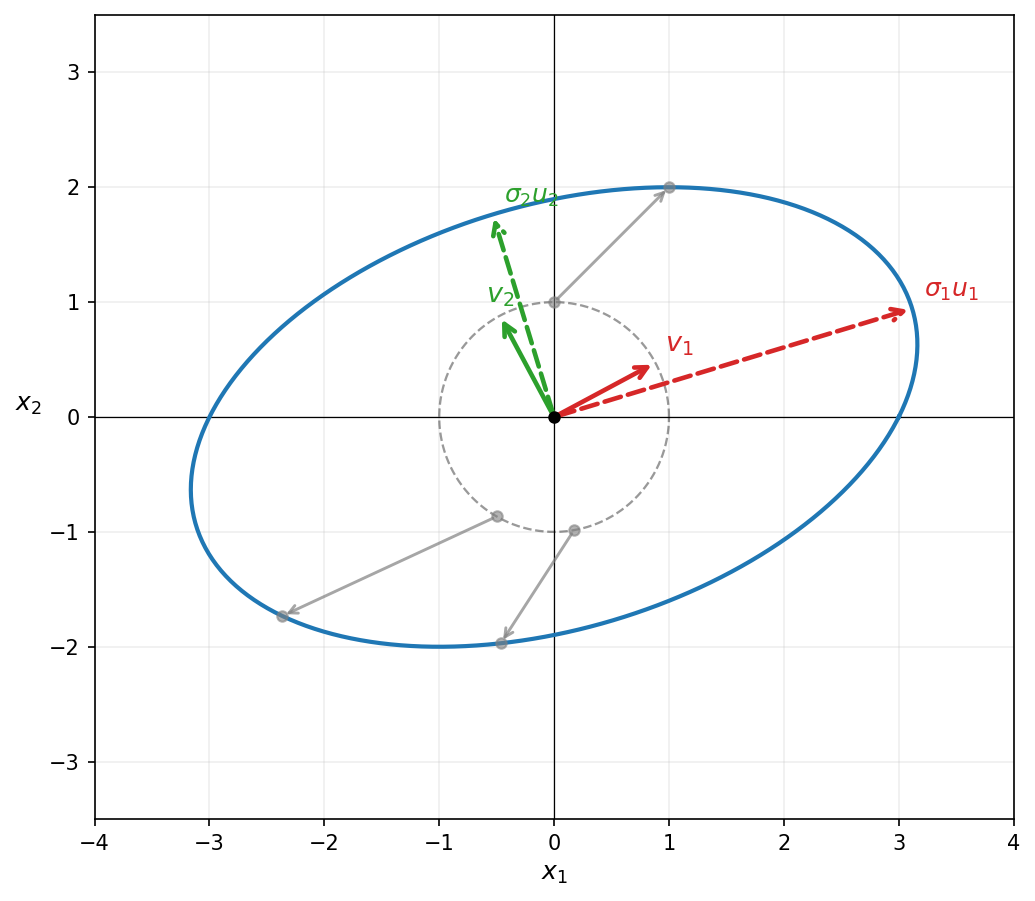

Reproduce this figure in Python.
"""
fig09: SVD geometry — unit circle mapped to ellipse.
A = [[3,1],[0,2]]: non-symmetric, so input directions v_i and output u_i differ.
Shows: unit circle, ellipse, right singular vectors v1/v2, left singular vectors u1/u2.
"""
import numpy as np
import matplotlib.pyplot as plt

A = np.array([[3., 1.],
              [0., 2.]])

U, s, Vt = np.linalg.svd(A)
V = Vt.T   # columns are right singular vectors

fig, ax = plt.subplots(figsize=(7, 6.5))
ax.set_xlim(-4, 4); ax.set_ylim(-3.5, 3.5)
ax.set_aspect('equal')
ax.axhline(0, color='k', lw=0.6); ax.axvline(0, color='k', lw=0.6)
ax.grid(True, alpha=0.2)
ax.set_xlabel('$x_1$', fontsize=12)
ax.set_ylabel('$x_2$', fontsize=12, rotation=0, labelpad=10)
ax.plot(0, 0, 'ko', ms=5, zorder=5)

# unit circle and ellipse
th = np.linspace(0, 2*np.pi, 400)
circle  = np.vstack([np.cos(th), np.sin(th)])
ellipse = A @ circle
ax.plot(circle[0],  circle[1],  'k--', lw=1.1, alpha=0.4)
ax.plot(ellipse[0], ellipse[1], color='#1f77b4', lw=2.0)

# right singular vectors v_i (on unit circle)
for i, (col, vs, ls) in enumerate(zip(['#d62728','#2ca02c'],
                                       [V[:,0], V[:,1]],
                                       ['-', '-'])):
    ax.annotate('', xy=vs, xytext=(0,0),
                arrowprops=dict(arrowstyle='->', color=col, lw=2.2,
                                mutation_scale=14))
    off = np.array([-0.12, 0.12]) if vs[0] < 0 else np.array([0.08, 0.10])
    ax.text(vs[0]+off[0], vs[1]+off[1],
            f'$v_{i+1}$', fontsize=13, color=col)

# left singular vectors scaled by sigma_i: sigma_i * u_i (on ellipse)
for i, col in enumerate(['#d62728', '#2ca02c']):
    tip = s[i] * U[:, i]
    ax.annotate('', xy=tip, xytext=(0,0),
                arrowprops=dict(arrowstyle='->', color=col, lw=2.2,
                                linestyle='dashed', mutation_scale=14))
    off = np.array([0.10, 0.10]) if tip[1] >= 0 else np.array([0.10, -0.22])
    ax.text(tip[0]+off[0], tip[1]+off[1],
            f'$\\sigma_{i+1} u_{i+1}$', fontsize=12, color=col)

# grey arrows: one upper, two lower — angles chosen where shear rotation is visible
# 90°: (0,1) -> (1,2): straight up bends to upper-right  (27° rotation)
# 240°: lower-left bends further left                    (~24° rotation)
# 280°: near-straight-down bends past vertical to lower-left (~24° rotation)
for ang in np.radians([90, 240, 280]):
    u  = np.array([np.cos(ang), np.sin(ang)])
    Au = A @ u
    ax.annotate('', xy=Au, xytext=u,
                arrowprops=dict(arrowstyle='->', color='gray',
                                lw=1.4, mutation_scale=10, alpha=0.7))
    ax.plot(*u,  'o', color='gray', ms=5, alpha=0.6)
    ax.plot(*Au, 'o', color='gray', ms=5, alpha=0.6)

plt.tight_layout()
plt.savefig('/Users/sasha/linalg-lec/figures/fig09_svd_geometry.png',
            dpi=150, bbox_inches='tight')
plt.close()
print('saved')
